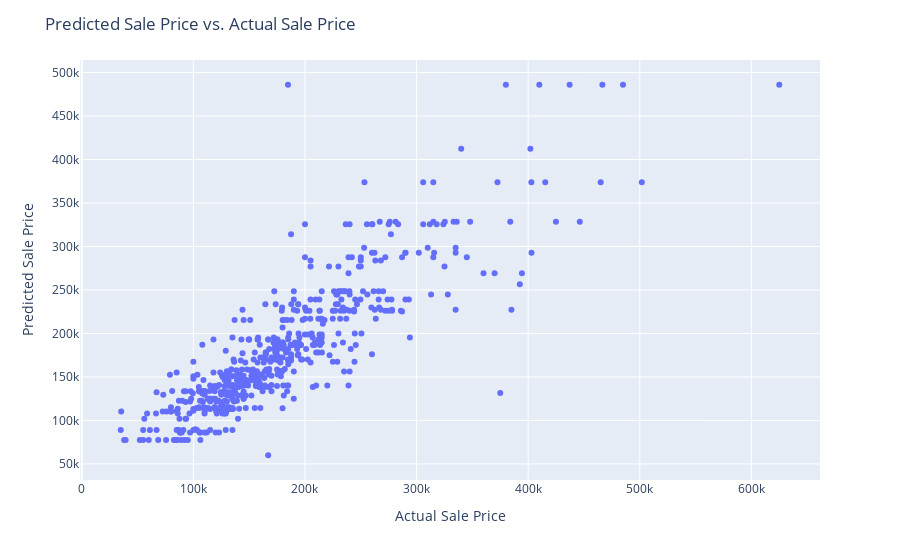

The cell this chart's notebook holds for it:
### Code cell
##### Decision Tree Regressor

min_splits = []
scores = []

for min_split in range(2,51):

    dtr_mdl = DecisionTreeRegressor(min_samples_split=min_split, ccp_alpha=1000)

    score = cross_val_score(dtr_mdl, X=X_test, y=y_test, cv=10)

    min_splits.append(min_split)
    scores.append(score.mean())

dtr_regr_df = pd.DataFrame(list(zip(min_splits, scores)), columns=["min_split", "score"]).sort_values("score", ascending=False).reset_index()


dtr_mdl = DecisionTreeRegressor(min_samples_split=dtr_regr_df.loc[0, "min_split"], ccp_alpha=1000)
dtr_mdl.fit(X_train, y_train)

fig_3a = px.scatter(x=y_test, y=dtr_mdl.predict(X_test))
fig_3a.update_xaxes(title_text="Actual Sale Price")
fig_3a.update_yaxes(title_text="Predicted Sale Price")
fig_3a.update_layout(title_text="Predicted Sale Price vs. Actual Sale Price")
fig_3a.show()


print(f"Test set score: {dtr_mdl.score(X_test, y_test)}")

### Figure 1 — Plotly figure (JSON) as saved in the notebook; plotly's stock layout.template omitted (floating-point values rounded to 4 significant figures; data arrays with more than 128 entries replaced by an {"elided": "..."} marker saying what was removed)
{"data": [{"hovertemplate": "x=%{x}<br>y=%{y}<extra></extra>", "legendgroup": "", "marker": {"color": "#636efa", "symbol": "circle"}, "mode": "markers", "name": "", "orientation": "v", "showlegend": false, "type": "scatter", "x": {"elided": "584 int values"}, "xaxis": "x", "y": {"elided": "584 float values"}, "yaxis": "y"}], "layout": {"legend": {"tracegroupgap": 0}, "margin": {"t": 60}, "title": {"text": "Predicted Sale Price vs. Actual Sale Price"}, "xaxis": {"anchor": "y", "domain": [0, 1], "title": {"text": "Actual Sale Price"}}, "yaxis": {"anchor": "x", "domain": [0, 1], "title": {"text": "Predicted Sale Price"}}}}
